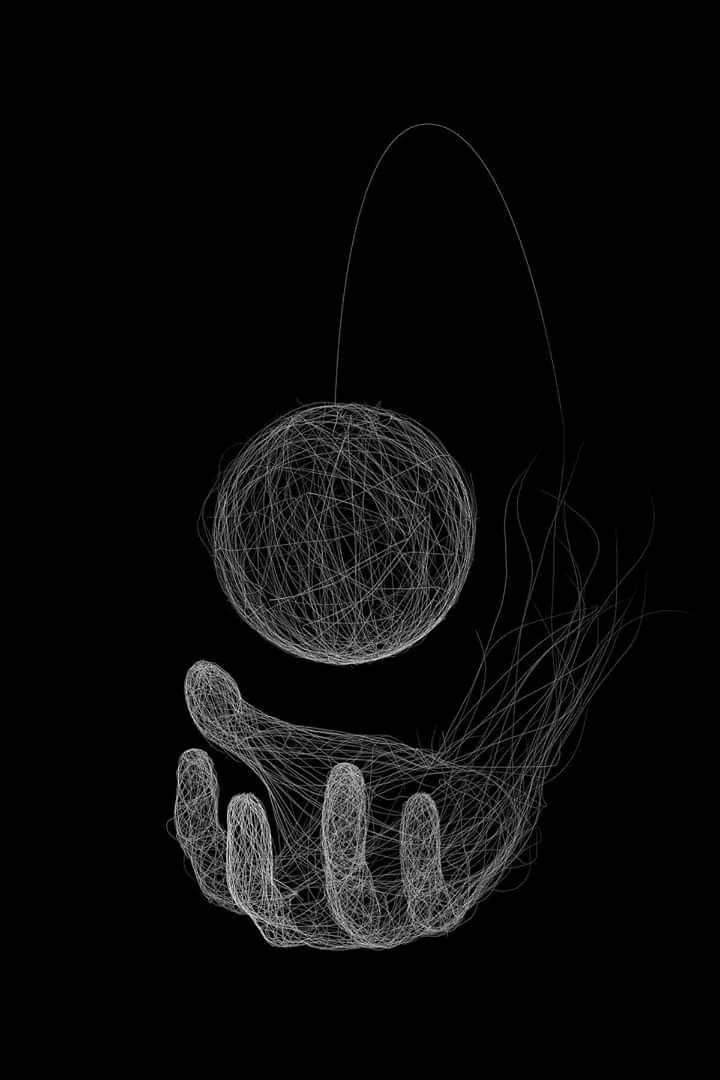
#> input picture thread.jpg, 720 x 1080 px
$ python pyramids.py
#> lines starting #> are read from the running program, lines starting #| are printed output that depends on the picture

n = int(input("Enter number of rows: "))
#> the answer given: 3
for i in range(n):     # number of rows
    for j in range(n-i-1):      # number of spaces in each column
        print(end=" ")       # spaces before star
    for j in range(i+1):    # number of stars in each column
        print("*", end=" ")  # spaces between each star
    print()        # for a new line after finishing the loop per row

# example using a function


def triangle(n):
#> called with n = 5
    k = n - 1      # number of spaces
    # outer loop to handle number of rows
    for i in range(0, n):
        # inner loop to handle number of spaces
        # values changing acc to requirement
        for j in range(0, k):
            print(end=" ")
        # decrementing k after each loop
        k = k - 1
        # inner loop to handle number of columns
        # values changing acc to outer loop
        for j in range(0, i+1):
            print("*", end=" ")
        print()


triangle(5)


# inverse pyramids


def pattern(n):
#> called with n = 10
    k = 2*n - 2
    for i in range (n,-1,-1):
        for j in range(k,0,-1):
            print(end=" ")
        k = k + 1
        for j in range(0, i + 1):
            print("* ", end="")
        print("\r")


pattern(10)


""" Graph drawing """
from matplotlib import pyplot
years = [1950,1960,1970,1980,1990,2000,2010]
gdp = [300.2, 543.3, 1075.9, 2862.5, 5979.6, 10289.7, 14958.3]
# Create a line graph with the x-axis as the year and the y-axis as the gdp
pyplot.plot(years,gdp,c='green',marker='o',linestyle='solid')
# Add a title
pyplot.title( 'Nominal GDP')
# the y axis
pyplot.ylabel('Billion dollar')
# output line diagram
pyplot.show()
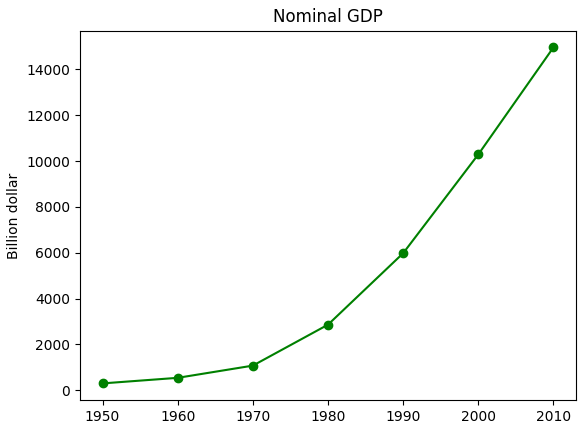
#> figure drawn by matplotlib, 1 panel

""" Depicting a Bar Graph """
# importing modules
import matplotlib.pyplot as plt
import numpy as np

# assigning x and y coordinates
language = ['C','C++','Java','Python']
users = [80,60,130,150]

# depicting the visualization
index = np.arange(len(language))
plt.bar(index,users,color='green')
plt.xlabel('Users')
plt.ylabel( 'language')
plt.xticks(index, language)

# displaying the title
plt.title(label='Number of users of a particular language',fontweight=10,pad='2.0')

""" Depicting a pie chart """
# importing modules
from matplotlib import pyplot as plt
# assigning x and y coordinates
foodPreference = ['Vegeterian', 'Non Vegeterian', 'Vegan', 'Eggitarian']
consumers = [30,100,10,60]

# depicting the visualization
fig = plt.figure()
ax = fig.add_axes([0,0,1,1])
ax.axis('equal')
ax.pie(consumers, labels=foodPreference, autopct='%1.1f%%')

# displaying the title
plt.title(label="Society Food Preference", loc="left", fontstyle='italic')

""" Showing an image """
# importing modules
from PIL import ImageTk, Image
from matplotlib import pyplot as plt

# depicting the visualization
testImage = Image.open('thread.jpg')
#> testImage is the input picture: PIL image 720x1080 RGB; min 0, max 244, mean 11.7

# displaying the title
plt.title("Art",fontsize='30',backgroundcolor='green',color='white')
plt.imshow(testImage)

""" Depicting a RELU function graph """
# importing modules
import matplotlib.pyplot as plt

# assigning x and y coordinates
x = [-5, -4,-3,-2,-1,0,1,2,3,4,5]
y = []

for i in range(len(x)):
    y.append(max(0,x[i]))

# depicting the visualization
plt.plot(x,y, color='green')
plt.xlabel('x')
plt.ylabel ('y')
# depicting the title
plt.title(label="RELU function graph", fontsize=40,color="green")


""" Example on graph plotting """
# Importing relevant modules
import matplotlib.pyplot as plt

# Plotting
x = [1,3,5,10]
plt.plot(x)
plt.show()
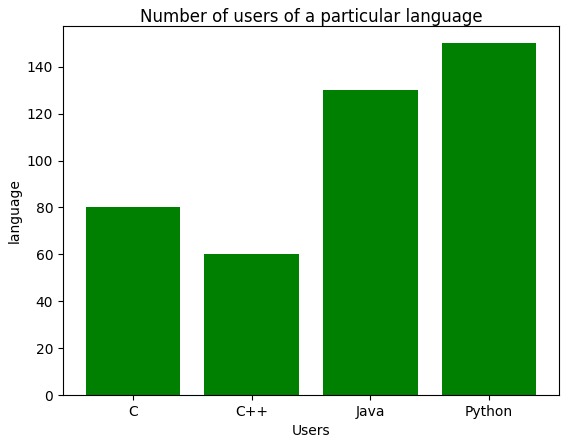
#> figure drawn by matplotlib, 1 panel; tallest bar 150 high, from x = 2.6 to 3.4
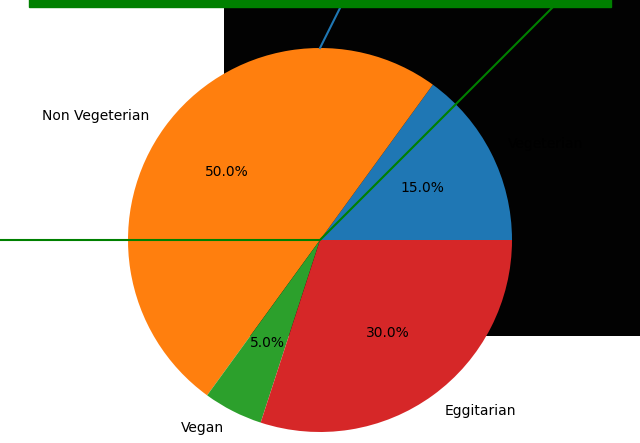
#> figure drawn by matplotlib, 1 panel


""" Example 2"""
import matplotlib.pyplot as plt

# Plotting
x = [1,3,5,10]
y = [7,12,21,22]
plt.plot(x,y)
plt.show()
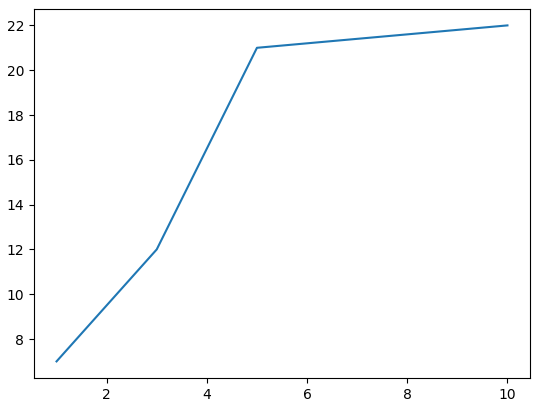
#> figure drawn by matplotlib, 1 panel

""" Example 3"""
import matplotlib.pyplot as plt

# Plotting
x =[1,3,5,10]
y = [7,12,21,22]
plt.plot(x, y, c="red",linewidth=3, label= "line 1")
plt.show()


""" Example 4"""
import matplotlib.pyplot as plt

# Plotting
x =[1,3,5,10]
y = [7,12,21,22]
plt.plot(x, y, c="red",linewidth=2, label= "line 1",linestyle = "dashed",marker=("o"),markerfacecolor="black",markersize=10)

# Line 2 - points
x2 = [1,15,18]
y2 = [0,3,12]

# plotting x2 and y2
plt.plot(x2,y2,c="green",linewidth=0.5,label="Line2")

# Label the axes and give the plot a title
plt.xlabel("X-axis")
plt.ylabel("Y-axis")
plt.title("Two Lines")

# Show legend on the plot - showing the labels
plt.legend()

# limits of the axes
plt.ylim(0,20)
plt.xlim(0,30)

# Get  pyhton to show the plots
plt.show()
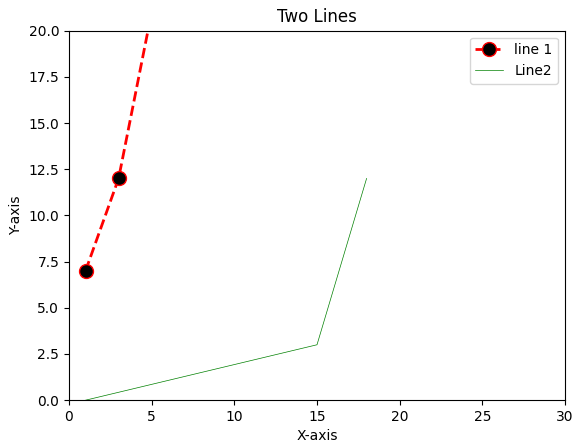
#> figure drawn by matplotlib, 1 panel
